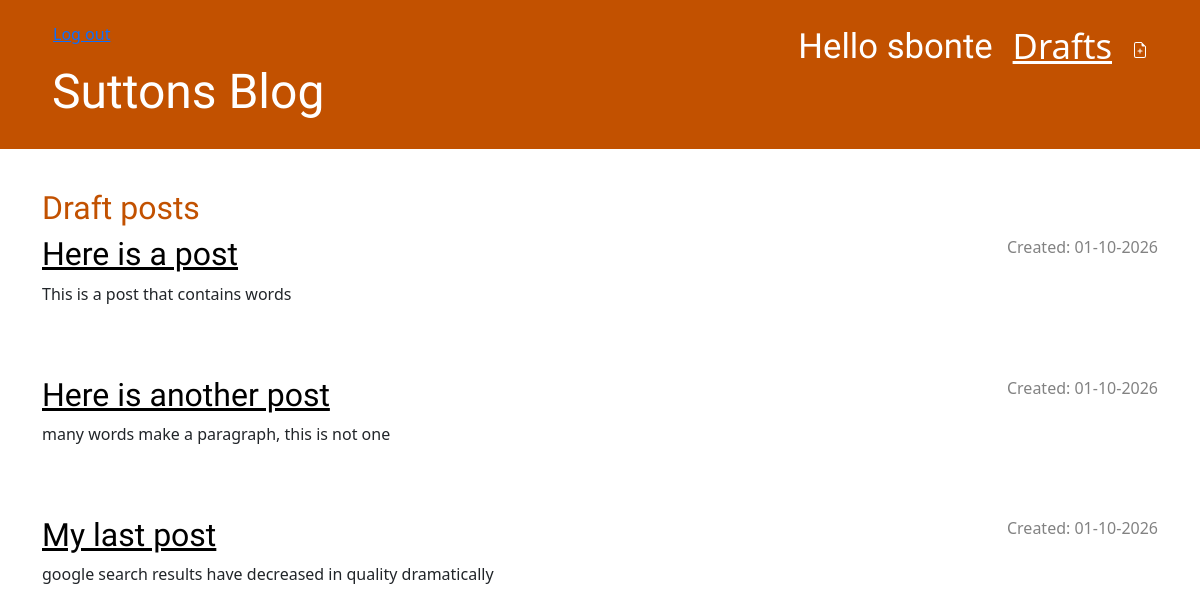
The page /drafts/ (signed in) on the database as committed earlier.
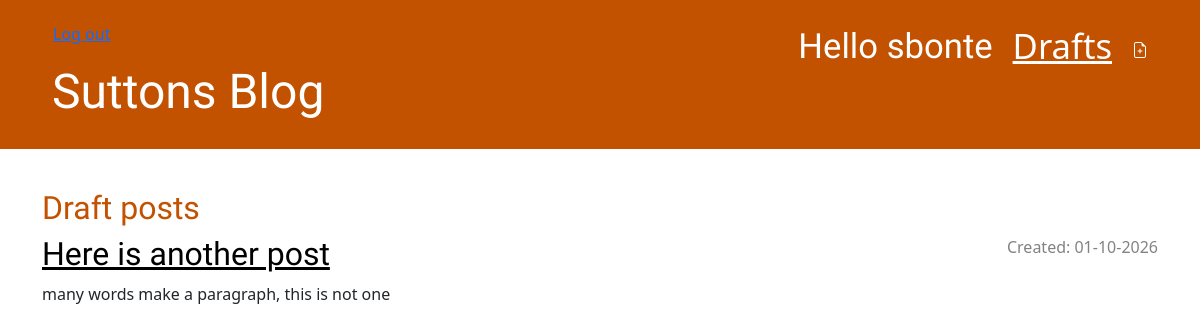
The same page on the database as committed later.
### blog/models.py (models this page shows, shortened)
class Post(models.Model):
    author = models.ForeignKey(settings.AUTH_USER_MODEL, on_delete=models.CASCADE)
    title = models.CharField(max_length=200)
    text = models.TextField()
    create_date = models.DateTimeField(default=timezone.now)
    published_date = models.DateTimeField(blank=True, null=True)

### blog/views.py (the view)
# urls.py: path('drafts/', views.post_draft_list, name='post_draft_list'),
@login_required
def post_draft_list(request):
    posts = Post.objects.filter(published_date__isnull=True).order_by('create_date')
    return render(request, 'blog/post_draft_list.html', {'posts': posts})

### blog/templates/blog/post_draft_list.html
{% extends 'blog/base.html' %}
{% block content %}
    <h2>Draft posts</h2>
    {% for post in posts %}
        <article class="post">
            <p class="date">Created: {{ post.create_date|date:'d-m-Y' }}</p>
            <h2><a href="{% url 'post_detail' pk=post.pk %}">{{ post.title }}</a></h2>
            <p>{{ post.text|truncatechars:200 }}</p>
        </article>
    {% empty %}
        <p>You have no drafts yet.</p>
    {% endfor %}
{% endblock %}

Rows that differ between the two databases and show on the page:
no longer on this page (row edited): Post: create_date "01-10-2026", title "Here is a post", text "This is a post that contains words"
no longer on this page (row edited): Post: create_date "01-10-2026", title "My last post", text "google search results have decreased in quality dramatically"
